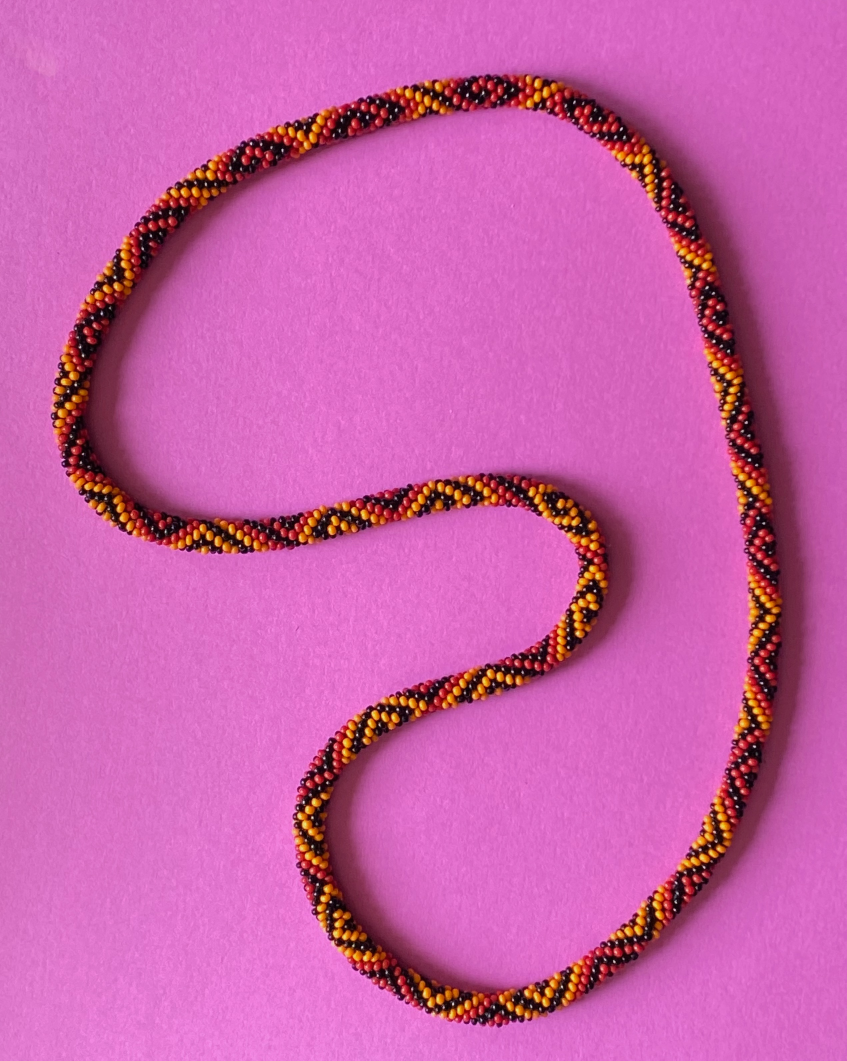
#> input picture beads-photo-2.jpg, 2540 x 3182 px (shown at 1/3 size)
$ python server.py
#> lines starting #> are read from the running program, lines starting #| are printed output that depends on the picture; after the words box and inside, x2 and y2 are one past the last pixel; in counts of white or black regions, pixels touching at a corner belong together
#> in generate, image is the input picture: PIL image 2540x3182 RGB; mean R, G, B 202, 95.9, 169.1
### photo2/bead_detection/repaired_detect.py
"""R265: straight-path native growth, local valley fences and connected local retreat.

Only RGB enters detection. Each maximum grows independently; overlapping supports
remain explicit rather than imposing another partition. Every non-root accepted
pixel has an adjacent earlier predecessor. Archived R262 remains unchanged. Noise allowance never accumulates uphill.
"""
from __future__ import annotations
import argparse
import csv
import gzip
import hashlib
import heapq
import json
import os
os.environ.setdefault("MPLCONFIGDIR", "/tmp/beads-r261-mpl")
from dataclasses import asdict, dataclass
from pathlib import Path
import numpy as np
from PIL import Image, ImageOps
from matplotlib.colors import rgb_to_hsv
from scipy import ndimage as ndi
from skimage.morphology import local_maxima, h_maxima
from skimage.measure import find_contours

ROOT = Path(__file__).resolve().parents[2]
VERSION = 'r265-first-dark-v2'
N8 = [(dy, dx) for dy in (-1, 0, 1) for dx in (-1, 0, 1) if dy or dx]

@dataclass(frozen=True)
class Parameters:
    first_dark_stop: bool = True
    black_peak_fraction: float = .5
    neutral_saturation: float = .25
    neutral_chroma_dn: int = 12
    local_growth: bool = True
    valley_guard: bool = True
    local_retreat: bool = True
    background_precheck: bool = True
    valley_depth_dn: int = 6
    max_region_pixels: int = 870
    minimum_peak_dn: int = 0
    rise_budget_dn: int = 0
    prominence_dn: int = 35
    patch_drop_dn: int = 10
    retreat_fraction: float = .30
    retreat_dn: int = 2
    dark_dn: int = 81
    reflection_drop_dn: int = 36
    hue_stop_deg: float = 10.
    reliable_saturation: float = .35
    saturation_drop: float = .40
    min_support: int = 3
    border_fraction: float = .035

    def __post_init__(self):
        if not 1<=self.max_region_pixels<=870:
            raise ValueError("Maximum region pixels must be1..870")


def sha(path):
    return hashlib.sha256(Path(path).read_bytes()).hexdigest()


def save(path, data):
    Path(path).write_text(json.dumps(data, separators=(',', ':'), allow_nan=False)+'\n')


def runs(mask, x0=0, y0=0):
    out = []
    for y, row in enumerate(mask):
        d = np.diff(np.r_[False, row, False].astype(np.int8))
        out.extend([[y+y0, int(a)+x0, int(b)-1+x0] for a,b in zip(np.where(d==1)[0], np.where(d==-1)[0])])
    return out


def contours(mask, x0=0, y0=0):
    """One cyclic 1:2:1 pass ONLY on display coordinates; never rasterized."""
    out = []
    for curve in find_contours(np.pad(mask.astype(float),1), .5):
        c = curve[:-1, ::-1] + [x0-1, y0-1]
        if len(c) < 3: continue
        c = (np.roll(c,1,axis=0)+2*c+np.roll(c,-1,axis=0))/4
        out.append(np.vstack([c,c[0]]).tolist())
    return out


def measure(mask, x0=0, y0=0):
    yy,xx = np.where(mask)
    centroid = [float(xx.mean()+x0),float(yy.mean()+y0)]
    j = int(np.argmin((xx-xx.mean())**2+(yy-yy.mean())**2))
    return dict(centroid=centroid, location=[int(xx[j]+x0),int(yy[j]+y0)],
                pixel_count=len(xx), area_px2=len(xx),
                bbox=[int(xx.min()+x0),int(yy.min()+y0),int(xx.max()+x0+1),int(yy.max()+y0+1)])


def valley_pixels(value, depth=6):
    """Native local saddle/minimum: opposing neighbors both exceed this pixel.

    No ownership, smoothing, seed location or photographic labels enter this map.
    A six-DN margin prevents one-level quantization from erecting a fence.
    """
    v=value.astype(np.int16); out=np.zeros(v.shape,bool)
    h,w=v.shape
    for dy,dx in [(0,1),(1,0),(1,1),(1,-1)]:
        ya,yb=abs(dy),h-abs(dy);xa,xb=abs(dx),w-abs(dx)
        if ya>=yb or xa>=xb:continue
        c=v[ya:yb,xa:xb]
        out[ya:yb,xa:xb] |= ((v[ya+dy:yb+dy,xa+dx:xb+dx]>=c+depth) &
                                (v[ya-dy:yb-dy,xa-dx:xb-dx]>=c+depth))
    return out


def retreat(value, trace, p):
    """Local raw darkness test, then retain the seed's eight-connected component.

    No descendant minima or leaf-count test. The local 3x3 floor is capped at the
    dark reference: a bright terminal pixel cannot call itself a dark boundary.
    The cap makes this conservative about removing dim bodies; this is support,
    not a physical outline. Components detached by removal are recorded explicitly.
    """
    a=trace['accepted'];mx,my=trace['mask_offset'];peak=a[0][3]
    shape=(max(r[1] for r in a)-my+1,max(r[0] for r in a)-mx+1)
    provisional=np.zeros(shape,bool);floors=[];thresholds=[];reasons=[]
    ox,oy=trace.get('source_offset',[0,0])
    for row in a:
        x,y=row[0]-ox,row[1]-oy
        floor=min(p.dark_dn,int(value[max(0,y-1):y+2,max(0,x-1):x+2].min()))
        threshold=floor+max(p.retreat_dn,p.retreat_fraction*(peak-floor))
        keep=row[3]==peak or row[3]>threshold
        provisional[row[1]-my,row[0]-mx]=keep
        floors.append(floor);thresholds.append(threshold)
    labels,_=ndi.label(provisional,structure=np.ones((3,3)))
    mask=labels==labels[a[0][1]-my,a[0][0]-mx]
    for row in a:
        y,x=row[1]-my,row[0]-mx;row[7]=bool(mask[y,x])
        reasons.append('retained' if row[7] else 'local-darkness' if not provisional[y,x] else 'disconnected-after-retreat')
    trace.update(retreat_floor_dn=floors,retreat_threshold_dn=thresholds,retreat_reasons=reasons)
    return mask


def neutral_gray(q, p=Parameters()):
    """Low saturation or small absolute channel spread; hue alone is unreliable here."""
    return bool(q[1]<=p.neutral_saturation or q[1]*q[2]*255<=p.neutral_chroma_dn)


def straight_pixels(seed, target):
    """Integer Bresenham sampling of one straight segment; no sampled interpolation.

    Pixel centers form the native raster approximation to the straight segment,
    not an obstacle-dependent route. Every step is an eight-neighbor step.
    """
    x,y=seed;ex,ey=target;dx=abs(ex-x);dy=-abs(ey-y)
    sx=1 if x<ex else -1;sy=1 if y<ey else -1;err=dx+dy;out=[]
    while True:
        out.append((x,y))
        if (x,y)==(ex,ey):return out
        twice=2*err
        if twice>=dy:err+=dy;x+=sx
        if twice<=dx:err+=dx;y+=sy


def grow(value, hsv, seed, p=Parameters(), offset=(0,0), valleys=None):
    """Independent straight seed-to-pixel histories on the original native raster.

    Each candidate is checked along its complete integer straight segment. A dark,
    uphill or color stop anywhere on that segment blocks the destination. No
    curved/winding route is eligible. Earlier segment pixels must already have
    been accepted, ensuring connected support without alternative-route repair.
    Process distance shells then brightness so prefixes are decided first. The
    acceptance predecessor is the adjacent last segment pixel; straight_path_indices
    preserves the complete history, because different raster segments can have
    different prefixes. Stops are irreversible per destination's fixed segment.
    """
    from . import bounded_detect as old
    if not p.local_growth:
        base=old.Parameters(**{k:getattr(p,k) for k in old.Parameters.__dataclass_fields__})
        mask,t=old.grow(value,hsv,seed,base,offset);t['source_offset']=list(offset)
        if p.local_retreat:mask=retreat(value,t,p)
        return mask,t
    h,w=value.shape;sx,sy=seed;ox,oy=offset;peak=int(value[sy,sx])
    if p.first_dark_stop and peak==0:
        raise ValueError("Seed is already at or below the first-dark limit")
    if valleys is None:valleys=valley_pixels(value,p.valley_depth_dn) if p.valley_guard else None
    accepted=[];stops=[];details=[];seen={};incoming={};blocked={};queue=[(0,-peak,sy,sx)]
    queued={(sy,sx)};size_limited=False;floors=[];histories=[];gray_fractions=[]
    def chromatic(q):return q[1]>=p.reliable_saturation and q[2]>=.20 and q[1]*q[2]>=.08
    def stop(x,y,prev,reason,detail=None):
        q=hsv[y,x];stops.append([x+ox,y+oy,prev,int(value[y,x]),float(q[0]*360),float(q[1]),float(q[2]),reason,len(accepted)])
        details.append(detail)
    def barrier(x,y):
        return bool(valleys[y,x]) or (int(value[y,x])<=p.dark_dn and ((p.first_dark_stop and int(value[y,x])<=p.black_peak_fraction*peak and neutral_gray(hsv[y,x],p)) or peak-int(value[y,x])>=p.reflection_drop_dn))
    while queue:
        _,neg,y,x=heapq.heappop(queue);line=straight_pixels(seed,(x,y))
        floor=peak;anchor=tuple(hsv[sy,sx]) if chromatic(hsv[sy,sx]) else None;reason=None;block=None
        for j,(tx,ty) in enumerate(line[1:],1):
            px,py=line[j-1];nv=int(value[ty,tx]);nq=hsv[ty,tx]
            if nv>floor+p.rise_budget_dn:reason='brightness-rise'
            elif nv<=p.dark_dn and ((p.first_dark_stop and nv<=p.black_peak_fraction*peak and neutral_gray(nq,p)) or peak-nv>=p.reflection_drop_dn):reason='dark-frontier'
            elif p.valley_guard and valleys[ty,tx]:reason='local-valley'
            elif p.valley_guard and tx!=px and ty!=py and (barrier(tx,py) or barrier(px,ty)):reason='valley-corner'
            elif anchor is not None and chromatic(nq) and min(abs(float(nq[0]-anchor[0])),1-abs(float(nq[0]-anchor[0])))*360>=p.hue_stop_deg-1e-12:reason='relative-hue-change'
            elif anchor is not None and anchor[1]-nq[1]>=p.saturation_drop and nv<peak-p.patch_drop_dn:reason='saturation-loss'
            elif j<len(line)-1 and (ty,tx) not in seen:reason='straight-prefix-blocked'
            if reason:block=[tx+ox,ty+oy];break
            floor=min(floor,nv)
            if anchor is None and chromatic(nq):anchor=tuple(nq)
        if reason:
            detail=dict(blocker=block,straight_target=[x+ox,y+oy],blocker_is_neutral=neutral_gray(nq,p),gray_fraction_before_stop=float(np.mean([neutral_gray(hsv[ly,lx],p) for lx,ly in line[:j]])));blocked[y,x]=(reason,detail)
            for prev in incoming.pop((y,x),[]):stop(x,y,prev,reason,detail)
            continue
        prev=seen[line[-2][1],line[-2][0]] if len(line)>1 else -1
        if len(accepted)>=p.max_region_pixels:
            size_limited=True
            for (qy,qx),parents in incoming.items():
                for qi in parents:stop(qx,qy,qi,'maximum-region-pixels')
            break
        v=int(value[y,x]);q=hsv[y,x];i=len(accepted);seen[y,x]=i;incoming.pop((y,x),None)
        floors.append(floor);accepted.append([x+ox,y+oy,prev,v,float(q[0]*360),float(q[1]),float(q[2]),True])
        histories.append([seen[ty,tx] for tx,ty in line])
        gray_fractions.append(float(np.mean([neutral_gray(hsv[ty,tx],p) for tx,ty in line])))
        for dy,dx in N8:
            ny,nx=y+dy,x+dx
            if not (0<=ny<h and 0<=nx<w) or (ny,nx) in seen:continue
            if (ny,nx) in blocked:
                why,detail=blocked[ny,nx];stop(nx,ny,i,why,detail)
            else:
                incoming.setdefault((ny,nx),[]).append(i)
                if (ny,nx) not in queued:
                    queued.add((ny,nx));heapq.heappush(queue,(max(abs(nx-sx),abs(ny-sy)),-int(value[ny,nx]),ny,nx))
    mx=min(a[0] for a in accepted);my=min(a[1] for a in accepted)
    t=dict(accepted_columns=['x','y','predecessor','value_dn','hue_deg','saturation','value','retained'],
           stop_columns=['x','y','predecessor','value_dn','hue_deg','saturation','value','reason','after_accept_count'],
           accepted=accepted,stops=stops,stop_details=details,path_floor_dn=floors,straight_path_indices=histories,neutral_path_fraction=gray_fractions,
           mask_offset=[mx,my],source_offset=list(offset),size_limited=size_limited,max_region_pixels=p.max_region_pixels)
    if p.local_retreat:mask=retreat(value,t,p)
    else:
        lows=np.array([a[3] for a in accepted],float)
        for row in stops:
            if row[7]=='dark-frontier':lows[row[2]]=min(lows[row[2]],row[3])
        for i in range(len(accepted)-1,0,-1):lows[accepted[i][2]]=min(lows[accepted[i][2]],lows[i])
        mask=np.zeros((max(a[1] for a in accepted)-my+1,max(a[0] for a in accepted)-mx+1),bool)
        for i,a in enumerate(accepted):
            a[7]=bool(a[3]==peak or (a[3]>lows[i]+max(p.retreat_dn,p.retreat_fraction*(peak-lows[i])) and accepted[a[2]][7]))
            if a[7]:mask[a[1]-my,a[0]-mx]=True
        t['retreat_floor_dn']=lows.tolist()
    return mask,t


def learn_background(hsv, border):
    """Robust circular H, S, V model from generic image margins, no palette box.

    Only narrow, consistent margin evidence is enabled. The value interval is
    observed, never extrapolated into deep shadows; uncertain colors are retained.
    """
    samples=hsv[border];angle=2*np.pi*samples[:,0]
    z=np.mean(np.exp(1j*angle));h=float(np.angle(z)/(2*np.pi)%1)
    dh=np.abs((samples[:,0]-h+.5)%1-.5)
    center=np.median(samples,axis=0);center[0]=h
    tol=np.maximum([2/360,.025,.025],np.percentile(np.column_stack([dh,abs(samples[:,1]-center[1]),abs(samples[:,2]-center[2])]),95,axis=0))
    enabled=bool(tol[0]<=12/360 and tol[1]<=.15 and tol[2]<=.18)
    return dict(center=center.tolist(),tolerance=tol.tolist(),enabled=enabled,sample_count=len(samples),source='generic border HSV; conservative 95-percent intervals')


def obvious_background(hsv, x, y, model):
    if not model['enabled']:return False
    patch=hsv[max(0,y-1):y+2,max(0,x-1):x+2];c=np.array(model['center']);t=np.array(model['tolerance'])
    delta=abs(patch-c);delta[:,:,0]=abs((patch[:,:,0]-c[0]+.5)%1-.5)
    # Every local sample must agree in all three channels. Hue is uninformative
    # for neutral paper: disable rejection there rather than invent a color prior.
    return bool(c[1]>=.10 and np.all(delta<=t))


def detect(rgb, p=Parameters(), trace_dir=None):
    value=rgb.max(axis=2);h,w=value.shape
#> after `value = rgb.max(axis=2)`:
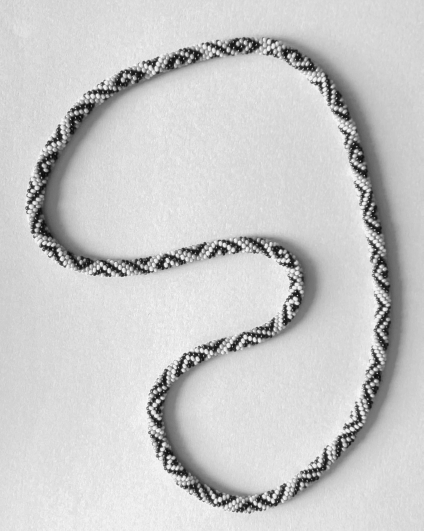
#> value: shape (3182, 2540) (shown at 1/6 size); min 4, max 255, mean 202
    hsv=rgb_to_hsv(rgb.astype(np.float64)/255)
#> hsv: shape (3182, 2540, 3) float64; mean of channels 0, 1, 2 0.843, 0.554, 0.792
    maxima_mask=local_maxima(value, connectivity=2, allow_borders=True)
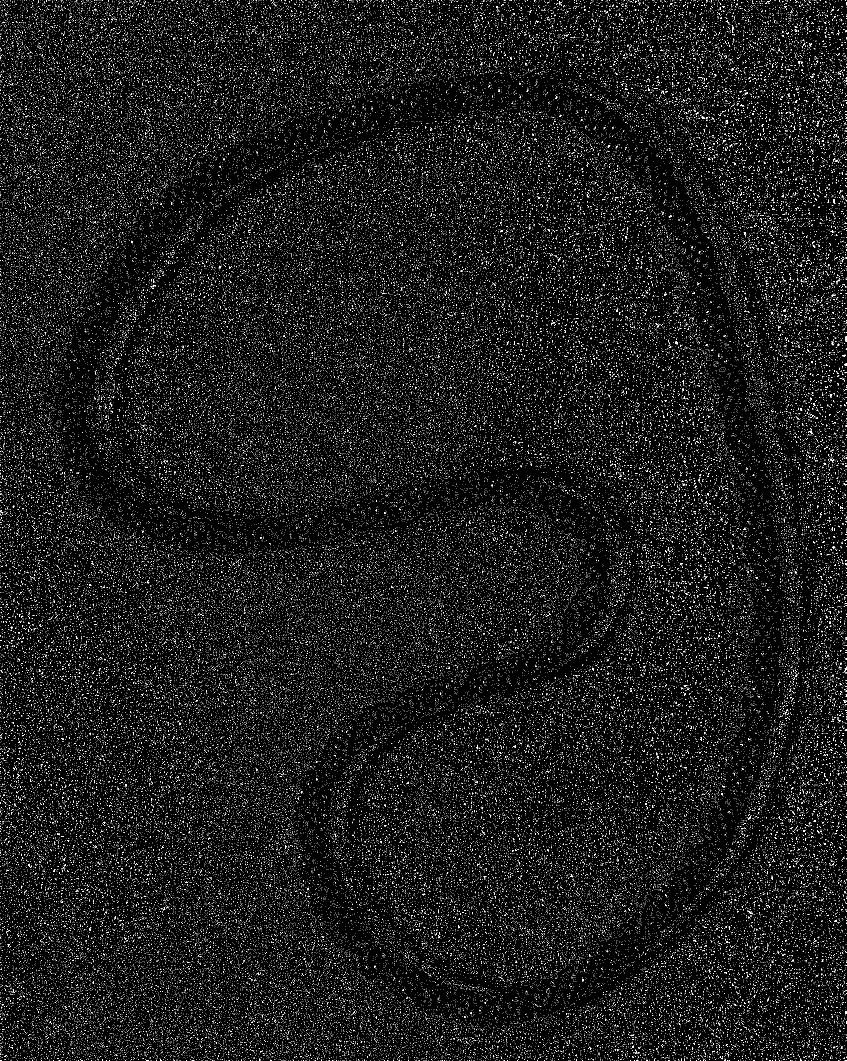
#> maxima_mask: shape (3182, 2540) bool (shown at 1/3 size); 3.8% white in thin lines or dots
    markers,n=ndi.label(maxima_mask,structure=np.ones((3,3)))
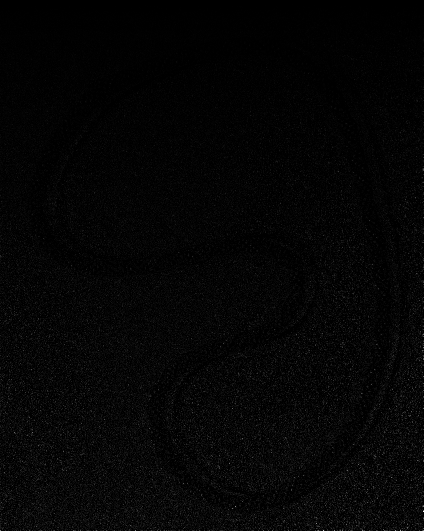
#> markers: shape (3182, 2540) int32 (shown at 1/6 size); min 0, max 154761, mean 2882.6; drawn with min black and max white
#> n = 154761
    meaningful=h_maxima(value,p.prominence_dn,footprint=np.ones((3,3))) if value.max()>value.min() else np.zeros_like(value)
#> meaningful: shape (3182, 2540); values 0 (black) and 1 (white), 0.05% white in thin lines or dots, all inside (x1, y1, x2, y2) = (159, 243, 2323, 3068)
    significant=set(np.unique(markers[meaningful.astype(bool)]))-{0}
#> significant = 1595 items
    peak_slices=ndi.find_objects(markers)
#> peak_slices = 154761 items
    m=max(1,round(min(h,w)*p.border_fraction));border=np.zeros((h,w),bool)
    border[:m]=border[-m:]=True;border[:,:m]=border[:,-m:]=True
    background_model=learn_background(hsv,border)
#> in learn_background, `h = float(np.angle(z) / (2 * np.pi) % 1)`: h = 0.867
#> in learn_background, `center = np.median(samples, axis=0)`: center = [0.867, 0.509, 0.843]
#> in learn_background, `tol=np.maximum([2/360,.025,.025],np.percentile(np.column_stack([dh,abs..`: tol = [0.00857, 0.052, 0.0824]
#> in learn_background, `enabled=bool(tol[0]<=12/360 and tol[1]<=.15 and tol[2]<=.18)`: enabled = True
#> background_model = 5 items
    valleys=valley_pixels(value,p.valley_depth_dn) if p.valley_guard else np.zeros(value.shape,bool)
    chroma=rgb.astype(float)/np.maximum(value[:,:,None],1)
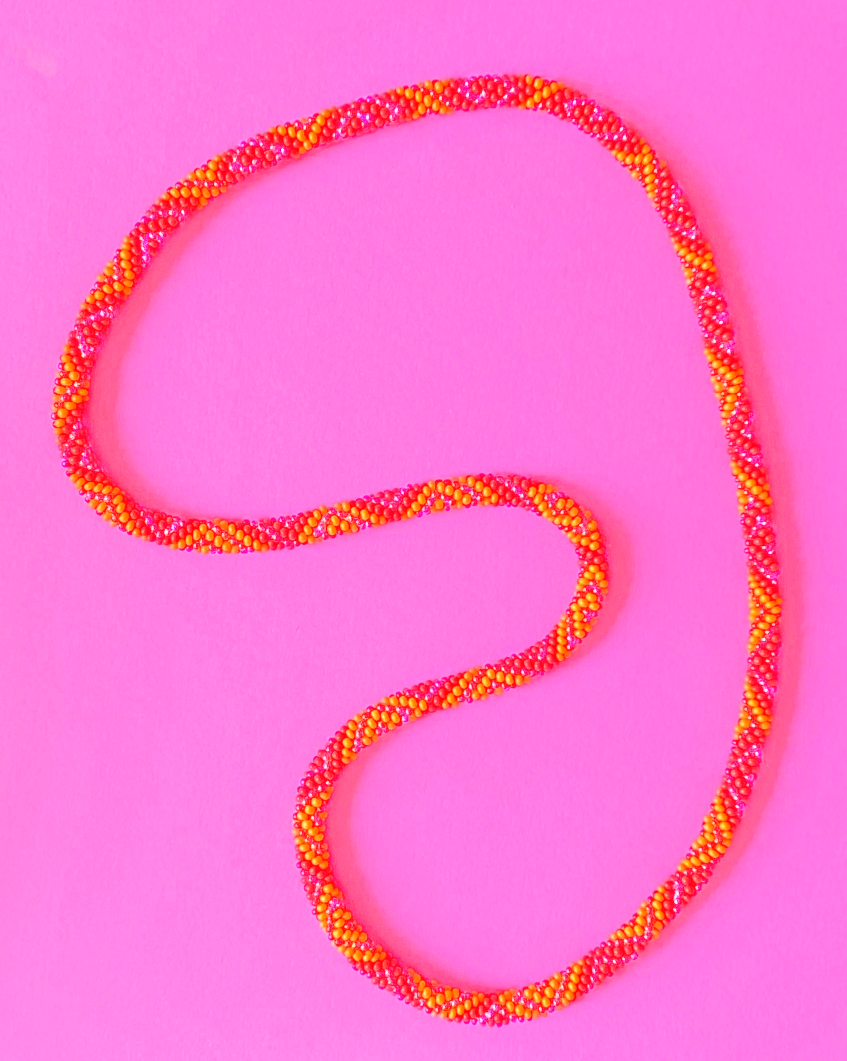
#> chroma: shape (3182, 2540, 3) float64 (shown at 1/3 size); mean R, G, B 1, 0.458, 0.807
    paper=np.median(chroma[border],axis=0);dist=np.linalg.norm(chroma-paper,axis=2)
#> after `paper = np.median(chroma[border], axis=0)`: paper = [1, 0.491, 0.898]
#> (the rest of the program and of its run is left out)
